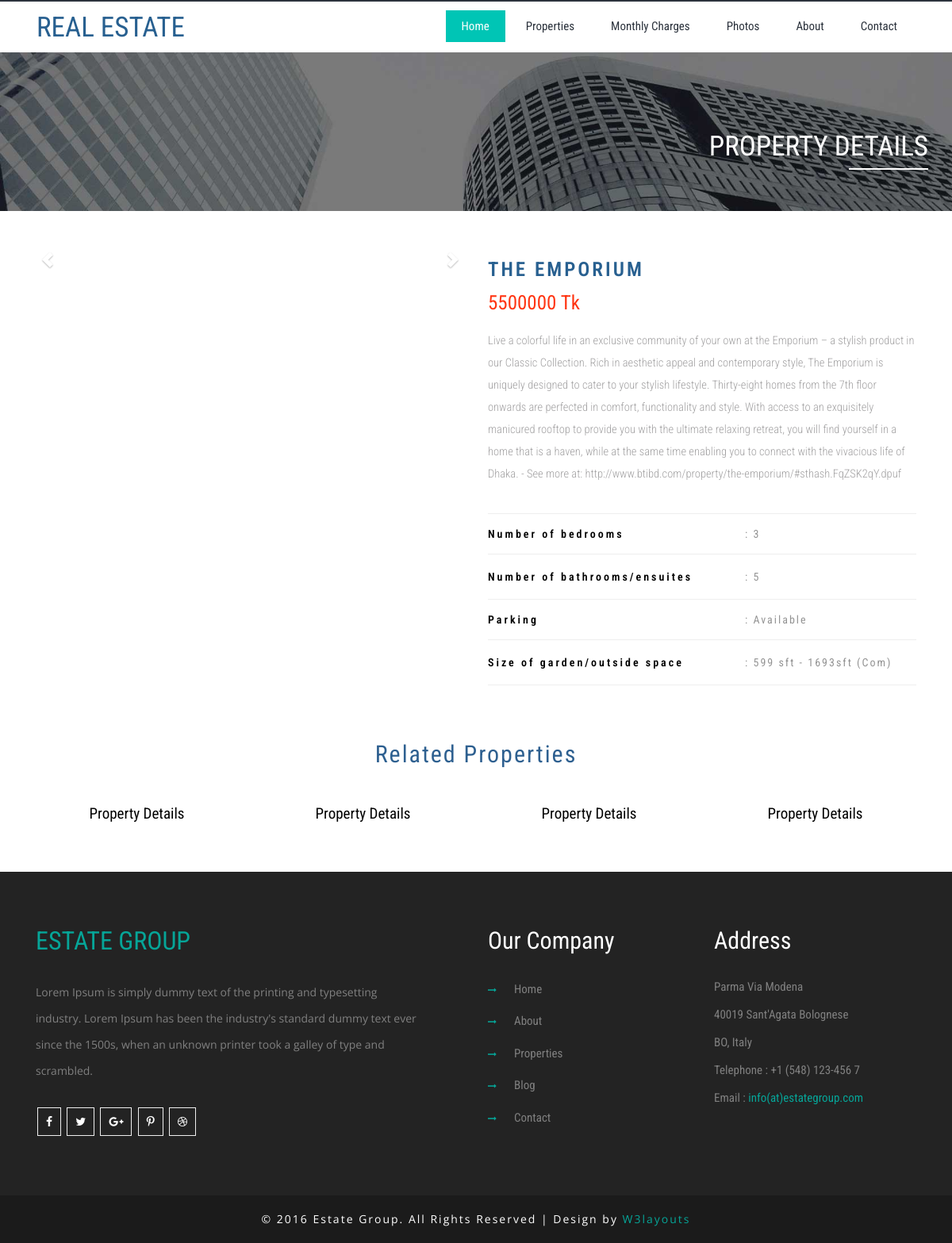
The page /property-details.php?pid=1 on the database its author committed.
### tables this page shows
CREATE TABLE `properties` (
  `id` int(11) NOT NULL,
  `name` varchar(100) NOT NULL,
  `location` varchar(100) NOT NULL,
  `size` varchar(100) NOT NULL,
  `details` text NOT NULL,
  `price` int(11) NOT NULL,
  `category` int(11) NOT NULL,
  `status` int(11) NOT NULL,
  `installment_id` int(11) NOT NULL,
  `inserted_at` timestamp NOT NULL DEFAULT CURRENT_TIMESTAMP,
  `updated_at` timestamp NOT NULL DEFAULT '0000-00-00 00:00:00'
);

### control/control.php (called while the page is built, shortened)
<?php
class control
{
    private function connect()
    {
        $dbhost ="localhost";
        $dbuser = "root";
        $dbpas = "";
        $dbname = "realestate_db";
        $con =  mysqli_connect($dbhost,$dbuser,$dbpas,$dbname);
        if($con) return $con; die("Can't connect to MySQL Database");
    }
    public function getData($table , $where)
    {
        $con = $this->connect();
        $range = count($where);
        if($range) {
            $fields_ar = array_keys($where);
            $data_ar = array_values($where);
            $fields = "";
            for ($i = 0; $i < $range; $i++) {
                $fields .= $fields_ar[$i] . " = " . $data_ar[$i];
            }
        }
        else
            $fields = 1;
        $query = "SELECT * FROM $table WHERE $fields";
        $result = mysqli_query($con, $query);
        $all_data = mysqli_fetch_all($result);
        return $all_data;
    }
}

### property-details.php (the view, shortened to what this page needs)
<?php include "header.php";
if(isset($_GET['pid'])) $pro_id = $_GET['pid']; else header("Location: index.php");
$where = array(
    "id" => $pro_id
);
$property = $control->getData("properties", $where);
$property = $property[0];
?>
	<div class="w3ls-inner-banner">
		<div class="container">
			<h2>Property Details</h2>
			<label></label>
			<div class="clearfix"></div>
		</div>
	</div>
	<div class="main-content">
		<div class="agileits-property-details">
			<div class="container">
						<div class="col-md-6 w3ls-property-images">
							<div id="carousel-example-generic" class="carousel slide" data-ride="carousel">
								<ol class="carousel-indicators">
									<li data-target="#carousel-example-generic" data-slide-to="0" class="active"></li>
									<li data-target="#carousel-example-generic" data-slide-to="1" class=""></li>
									<li data-target="#carousel-example-generic" data-slide-to="2" class=""></li>
								</ol>
								<a class="left carousel-control" href="#carousel-example-generic" data-slide="prev">
									<span class="glyphicon glyphicon-chevron-left"></span>
								</a>
								<a class="right carousel-control" href="#carousel-example-generic" data-slide="next">
									<span class="glyphicon glyphicon-chevron-right"></span>
								</a>
							</div>
						</div>
						<div class="col-md-6 ins-details">
							<div class="ins-name">
								<h3><?php echo $property[1]; ?></h3>
								<h6><?php echo $property[5]." Tk"; ?></h6>
								<p><?php echo $property[4]; ?></p>
							</div>
							<div class="span span1">
								<p class="left">Number of bedrooms</p>
								<p class="right">: 3</p>
								<div class="clearfix"></div>
							</div>
							<div class="span span2">
								<p class="left">Number of bathrooms/ensuites</p>
								<p class="right">: 5</p>
								<div class="clearfix"></div>
							</div>
							<div class="span span1">
								<p class="left">Parking</p>
								<p class="right">: Available</p>
								<div class="clearfix"></div>
							</div>
							<div class="span span4">
								<p class="left">Size of garden/outside space</p>
								<p class="right">: <?php echo $property[3]; ?></p>
								<div class="clearfix"></div>
							</div>
						</div>
						<div class="clearfix"></div>
			</div>
		</div>
		<div class="wthree-related-properties text-center">
			<div class="container">
				<h3 class="w3l-heading">Related Properties</h3>
				<div class="col-md-3 w3-related-property">
					<a href="#">Property Details</a>
				</div>
				<div class="col-md-3 w3-related-property">
					<a href="#">Property Details</a>
				</div>
				<div class="col-md-3 w3-related-property">
					<a href="#">Property Details</a>
				</div>
				<div class="col-md-3 w3-related-property">
					<a href="#">Property Details</a>
				</div>
				<div class="clearfix"></div>
			</div>
		</div>
	</div>
	<footer>
		<div class="footer-top">
			<div class="container">
				<div class="col-md-6 footer-top-left">
					<h3><a href="index.html">ESTATE GROUP</a></h3>
					<p>Lorem Ipsum is simply dummy text of the printing and typesetting industry. Lorem Ipsum has been the industry's standard dummy text ever since the 1500s, when an unknown printer took a galley of type and scrambled.</p>
					<ul class="fb_icons2">
						<li><a class="fb" href="#"><i class="fa fa-facebook" aria-hidden="true"></i></a></li>
						<li><a class="twit" href="#"><i class="fa fa-twitter" aria-hidden="true"></i></a></li>
						<li><a class="goog" href="#"><i class="fa fa-google-plus" aria-hidden="true"></i></a></li>
						<li><a class="pin" href="#"><i class="fa fa-pinterest-p" aria-hidden="true"></i></a></li>
						<li><a class="drib" href="#"><i class="fa fa-dribbble" aria-hidden="true"></i></a></li>
					</ul>
				</div>
				<div class="col-md-3 footer-top-mid">
					<h3>Our Company</h3>
					<ul>
						<li><a href="index.html"><i class="fa fa-long-arrow-right" aria-hidden="true"></i>Home</a></li>
						<li><a href="about.html"><i class="fa fa-long-arrow-right" aria-hidden="true"></i>About</a></li>
						<li><a href="properties.html"><i class="fa fa-long-arrow-right" aria-hidden="true"></i>Properties</a></li>
						<li><a href="blog.html"><i class="fa fa-long-arrow-right" aria-hidden="true"></i>Blog</a></li>
						<li><a href="contact.html"><i class="fa fa-long-arrow-right" aria-hidden="true"></i>Contact</a></li>
					</ul>
				</div>
				<div class="col-md-3 adress-agile">
					<h3>Address</h3>
					<address>
						<ul>
							<li>Parma Via Modena</li>
							<li>40019 Sant'Agata Bolognese</li>
							<li>BO, Italy</li>
							<li>Telephone : +1 (548) 123-456 7</li>
							<li>Email : <a class="mail" href="mailto:mail@example.com">info(at)estategroup.com</a></li>
						</ul>
					</address>
				</div>
				<div class="clearfix"></div>
			</div>
		</div>
		<div class="w3layouts-copyright">
			<p class="footer">&copy; 2016 Estate Group. All Rights Reserved | Design by <a href="http://w3layouts.com/"> W3layouts</a></p>
		</div>
	</footer>
</body>
</html>

### css/style.css (style rules this page uses)
body { padding:0; margin:0; background:#fff; font-family: 'Roboto Condensed', sans-serif; }
body a { transition:0.5s all; -webkit-transition:0.5s all; -moz-transition:0.5s all; -o-transition:0.5s all; -ms-transition:0.5s all; font-weight:400; }
h1,h2,h3,h4,h5,h6 { margin:0; font-weight:400; transition:0.5s all; -webkit-transition:0.5s all; -moz-transition:0.5s all; -o-transition:0.5s all; -ms-transition:0.5s all; }
p { margin:0; font-family: 'Open Sans', sans-serif; }
ul { margin:0; padding:0; }
label { margin:0; }
.carousel-control { width: 5%; }
.carousel-control .glyphicon-chevron-left, .carousel-control .glyphicon-chevron-right, .carousel-control .icon-prev, .carousel-control .icon-next { width: 35px; height: 35px; margin-top: -15px; -webkit-border-radius: 30px; -moz-border-radius: 30px; -ms-border-radius: 30px; -o-border-radius: 30px; border-radius: 30px; display: block; text-decoration: none; border: 2px solid #fff; color: white; font-weight: bold; font-size: 20px; text-align: center; padding: 4px; }
.fb_icons2 li { list-style-type:none; display:inline-block; margin:0 2px; overflow:hidden; }
.fb_icons2 a i { font-size: 14px; color: #fff; border: 1px solid #eee; padding: 10px; transition:0.5s all; -webkit-transition:0.5s all; -o-transition:0.5s all; -moz-transition:0.5s all; -ms-transition:0.5s all; }
.footer-top { padding: 70px 0; background: #232323; }
.footer-top-left p { color: #808080; font-size: 14px; line-height: 33px; margin: 30px 0 30px; width: 90%; }
.footer-top-left h3 a { color: #06a598; text-decoration: none; font-size: 32px; }
.footer-top-mid h3,.adress-agile h3 { color: #fff; font-size: 30px; margin: 0px 0 25px; }
.footer-top-mid ul li { line-height: 2.7em; font-size: 15px; list-style-type: none; }
.footer-top-mid ul li a { color:#808080; text-decoration:none; }
.footer-top-mid ul li a i { margin-right: 22px; font-size: 11px; color: #06a598; }
.adress-agile address ul li { color: #808080; font-size: 15px; list-style-type: none; line-height: 35px; }
.adress-agile address ul li a { color: #06a598; }
p.footer { text-align: center; color: #fff; font-size: 14px; letter-spacing: 2px; }
.w3layouts-copyright { background: #1b1b1b; padding: 20px 0; }
p.footer a { text-decoration:none; color:#06a598; }
.w3ls-inner-banner { background:url('../images/1.jpg') no-repeat 0px 0px; background-size:cover; min-height:200px; }
.w3ls-inner-banner h2 { color: #fff; font-size: 35px; padding-top: 100px; text-transform: uppercase; text-align:right; }
.w3ls-inner-banner label { width: 100px; height: 2px; background: #fff; display: block; float: right; margin-top:8px; }
.agileits-property-details { padding: 60px 0; }
.ins-name { margin:0px 0 35px 0; }
.ins-name h3 { font-size: 25px; color: #286090; font-weight: 600; letter-spacing: 3px; text-transform: uppercase; }
.ins-name h6 { font-size: 25px; font-weight: 400; color: #ff3411; margin-top: 15px; }
.ins-name p { font-family: 'Roboto Condensed', sans-serif; font-size: 14.5px; line-height: 28px; color: #A2A1A2; font-weight: 300; margin: 20px 0 20px; }
p.left { float: left; font-size: 14px; color: #000; letter-spacing: 3px; margin-right: 5%; width: 55%; font-weight: 600; font-family: 'Roboto Condensed', sans-serif; }
p.right { font-size: 14px; float: left; color: #949494; letter-spacing: 2px; font-family: 'Roboto Condensed', sans-serif; }
.span1 { margin: 18px 0; padding: 15px 0; border-top: 1px solid #eee; border-bottom: 1px solid #eee; }
.span4 { border-bottom: 1px solid #Eee; padding-bottom: 18px; }
label { font-weight: 500; }
address { width: 100%; color: #767676; font-size: 0.9em; line-height: 2em; }
address a { color: #444; font-size: 1em; line-height: 1.8em; }
address a { color: #767676; }
h3.w3l-heading { margin-bottom: 25px; color: #2e6090; font-size: 30px; letter-spacing: 2px; }
.wthree-related-properties { padding:10px 0 60px 0; }
.w3-related-property a { margin-top: 10px; font-size: 19px; color:#000; text-decoration:none; display:block; }

### css/carousel.css (style rules this page uses)
.carousel-indicators li:nth-child(2) { margin: 1px 5px; }

### rows shown on the page
properties: name "THE EMPORIUM", price "5500000", details "Live a colorful life in an exclusive community of your own at the Emporium – a stylish product in our Classic Collection. Rich in aesthetic appeal and contemporary style, The Emporium is uniquely designed to cater to your stylish lifestyle. Thirty-eight homes from the 7th floor onwards are perfected in comfort, functionality and style. With access to an exquisitely manicured rooftop to provide you with the ultimate relaxing retreat, you will find yourself in a home that is a haven, while at the same time enabling you to connect with the vivacious life of Dhaka. - See more at: http://www.btibd.com/property/the-emporium/#sthash.FqZSK2qY.dpuf", size "599 sft - 1693sft (Com)"
